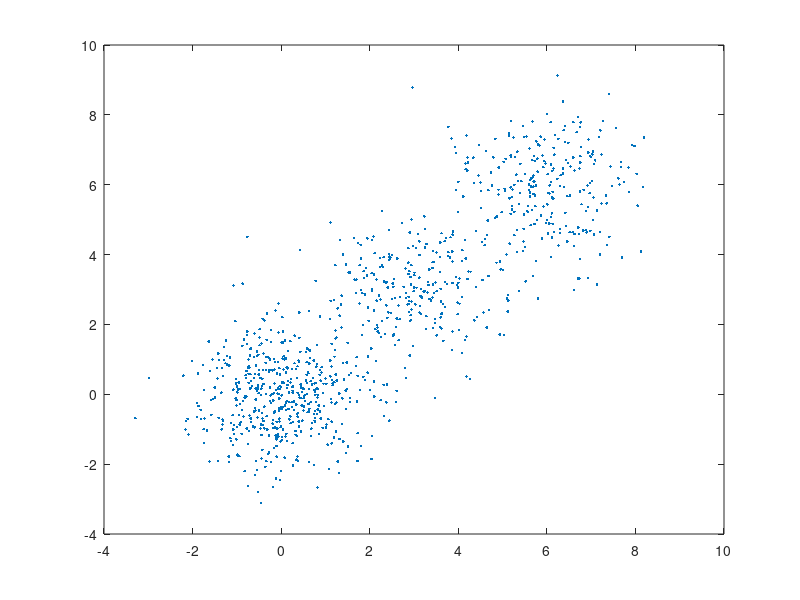

Write MATLAB code to recreate this figure. (Note: this script raises an error after producing the figure.)
clear all
close all
CS=500;
GT=3;
rng(0)
minpts=(2*CS)*.05; % minimum cluster size 10%
epsilon=0.02; % the 2 percent
if(GT==2)
   data=[randn(CS,2);randn(CS,2)+4;]; 
   GTc=[ones(CS,1);2*ones(CS,1);]; 
end

if(GT==3)
    data=[randn(CS,2);randn(CS/2,2)+3;randn(CS/2,2)+6;];
    GTc=[ones(CS,1);2*ones(CS/2,1);3*ones(CS/2,1);];
end
figure
plot(data(:,1),data(:,2),'.')

%% using dbscan
figure(101)
close
figure(101)
EPS=[];
[class,type]=dbscan(data,minpts,EPS);
subplot(2,3,1)

for c=unique(GTc')
       ids=find(GTc==c);
    plot(data(ids,1),data(ids,2),'.')
    hold on 
end
title('Ground truth original data')


subplot(2,3,2)
for c=unique(class)
   ids=find(class==c);
   plot(data(ids,1),data(ids,2),'.')
   hold on
end
ids=find(type==0);
plot(data(ids,1),data(ids,2),'ko')
ids=find(type==-1);
plot(data(ids,1),data(ids,2),'ks')

title('DBSCAN original data')
tsne_out=tsne(data);
subplot(2,3,3)

for c=unique(GTc')
       ids=find(GTc==c);
    plot(tsne_out(ids,1),tsne_out(ids,2),'.')
    hold on 
end

title('Ground truth labels with TSNE')
[class,type]=dbscan(tsne_out,minpts,EPS);
subplot(2,3,4)
for c=unique(class)
   ids=find(class==c);
   plot(tsne_out(ids,1),tsne_out(ids,2),'.')
   hold on
end
ids=find(type==0);
plot(tsne_out(ids,1),tsne_out(ids,2),'ko')
ids=find(type==-1);
plot(tsne_out(ids,1),tsne_out(ids,2),'ks')

title('DBSCAN on TSNE')
% tsne locations using classes from original data

[class,type]=dbscan(data,minpts,EPS);
subplot(2,3,5)
for c=unique(class)
   ids=find(class==c);
   plot(tsne_out(ids,1),tsne_out(ids,2),'.')
   hold on
end
ids=find(type==0);
plot(tsne_out(ids,1),tsne_out(ids,2),'ko')
ids=find(type==-1);
plot(tsne_out(ids,1),tsne_out(ids,2),'ks')

title('DBSCAN on data plotted over TSNE')



%% comparing dbscan and dbscan_d
figure(201)
EPS=[];
[class,type]=dbscan(data,minpts,EPS);
subplot(2,3,1)

for c=unique(GTc')
       ids=find(GTc==c);
    plot(data(ids,1),data(ids,2),'.')
    hold on 
end
title('Ground truth original data')

subplot(2,3,2)
for c=unique(class)
   ids=find(class==c);
   plot(data(ids,1),data(ids,2),'.')
   hold on
end
ids=find(type==0);
plot(data(ids,1),data(ids,2),'ko')
ids=find(type==-1);
plot(data(ids,1),data(ids,2),'ks')

title('DBSCAN original data')

[class,type,datax]=dbscan_D(squareform(pdist(data)),minpts,EPS);
subplot(2,3,3)
for c=unique(class)
   ids=find(class==c);
   plot(datax(ids,1),datax(ids,2),'.')
   hold on
end
ids=find(type==0);
plot(datax(ids,1),datax(ids,2),'ko')
ids=find(type==-1);
plot(datax(ids,1),datax(ids,2),'ks')
title('DBSCAN on distance matrix over projected coordinates')

subplot(2,3,4)
for c=unique(class)
   ids=find(class==c);
   plot(data(ids,1),data(ids,2),'.')
   hold on
end
ids=find(type==0);
plot(data(ids,1),data(ids,2),'ko')
ids=find(type==-1);
plot(data(ids,1),data(ids,2),'ks')
title('DBSCAN on distance matrix over original coordinates')


% with tsne
tsne_out=tsne_d(squareform(pdist(data)));
subplot(2,3,5)
for c=unique(class)
   ids=find(class==c);
   plot(tsne_out(ids,1),tsne_out(ids,2),'.')
   hold on
end
ids=find(type==0);
plot(tsne_out(ids,1),tsne_out(ids,2),'ko')
ids=find(type==-1);
plot(tsne_out(ids,1),tsne_out(ids,2),'ks')
title('DBSCAN on distance matrix over TSNE distance matrix coordinates')


